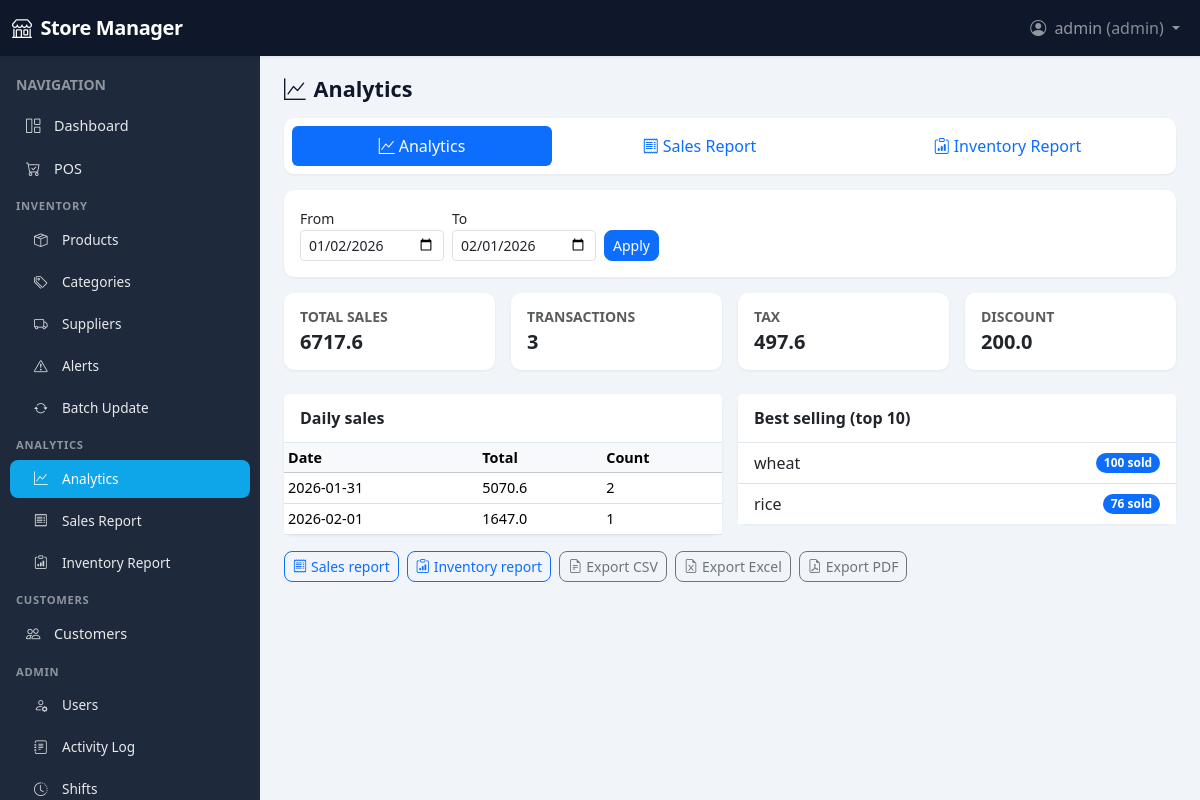
The page /analytics/ (signed in) on the database its author committed.
### app/models/user.py (models this page shows, shortened)
class User(UserMixin, db.Model):
    __tablename__ = "users"
    id = db.Column(db.Integer, primary_key=True)
    username = db.Column(db.String(80), unique=True, nullable=False, index=True)
    password_hash = db.Column(db.String(256), nullable=False)
    role = db.Column(db.String(20), nullable=False, default="cashier")  # admin, manager, cashier
    full_name = db.Column(db.String(120), nullable=True)
    email = db.Column(db.String(120), nullable=True)
    active = db.Column(db.Boolean, default=True)
    created_at = db.Column(db.DateTime, default=datetime.utcnow)
    sales = db.relationship("Sale", backref="user", lazy="dynamic", foreign_keys="Sale.user_id")
    activity_logs = db.relationship("ActivityLog", backref="user", lazy="dynamic")
    shifts = db.relationship("Shift", backref="user", lazy="dynamic")
    ROLES = ("admin", "manager", "cashier")
    def is_admin(self) -> bool:
        return self.role == "admin"
    def is_manager_or_above(self) -> bool:
        return self.role in ("admin", "manager")

### app/models/product.py (models this page shows, shortened)
class Product(db.Model):
    __tablename__ = "products"
    id = db.Column(db.Integer, primary_key=True)
    name = db.Column(db.String(120), nullable=False, index=True)
    category_id = db.Column(db.Integer, db.ForeignKey("categories.id"), nullable=True)
    price = db.Column(db.Numeric(12, 2), nullable=False, default=0)
    quantity = db.Column(db.Integer, nullable=False, default=0)
    unit = db.Column(db.String(20), nullable=True, default="pcs")  # pcs, kg, L, etc.
    expiration_date = db.Column(db.Date, nullable=True)
    sku = db.Column(db.String(60), unique=True, nullable=True, index=True)
    barcode = db.Column(db.String(60), unique=True, nullable=True, index=True)
    supplier_id = db.Column(db.Integer, db.ForeignKey("suppliers.id"), nullable=True)
    min_stock = db.Column(db.Integer, nullable=False, default=0)  # alert when quantity <= this
    created_at = db.Column(db.DateTime, default=datetime.utcnow)
    updated_at = db.Column(db.DateTime, default=datetime.utcnow, onupdate=datetime.utcnow)
    sale_items = db.relationship("SaleItem", backref="product", lazy="dynamic")

### app/routes/analytics.py (the view)
@analytics_bp.route("/")
@login_required
@manager_required
def dashboard():
    start_date, end_date = parse_dates()
    summary = reports.sales_summary(
        datetime.combine(start_date, datetime.min.time()),
        datetime.combine(end_date, datetime.max.time()),
    )
    daily = reports.sales_report(
        datetime.combine(start_date, datetime.min.time()),
        datetime.combine(end_date, datetime.max.time()),
    )
    best = reports.best_selling_products(
        datetime.combine(start_date, datetime.min.time()),
        datetime.combine(end_date, datetime.max.time()),
        limit=10,
    )
    return render_template(
        "analytics/dashboard.html",
        summary=summary,
        daily=daily,
        best_selling=best,
        start_date=start_date,
        end_date=end_date,
    )

### app/routes/analytics.py (called while the page is built)
def parse_dates():
    start = request.args.get("start")
    end = request.args.get("end")
    if start:
        try:
            start_date = datetime.strptime(start, "%Y-%m-%d").date()
        except ValueError:
            start_date = date.today() - timedelta(days=30)
    else:
        start_date = date.today() - timedelta(days=30)
    if end:
        try:
            end_date = datetime.strptime(end, "%Y-%m-%d").date()
        except ValueError:
            end_date = date.today()
    else:
        end_date = date.today()
    return start_date, end_date

### app/services/report_service.py (called while the page is built)
def sales_report(start_date, end_date, group_by="day"):
    q = db.session.query(
        func.date(Sale.created_at).label("dt"),
        func.sum(Sale.total).label("total"),
        func.count(Sale.id).label("count"),
        func.sum(Sale.tax_amount).label("tax"),
        func.sum(Sale.discount_amount).label("discount"),
    ).filter(
        Sale.total > 0,
        Sale.created_at >= start_date,
        Sale.created_at < end_date + timedelta(days=1),
    ).group_by(func.date(Sale.created_at)).order_by("dt")
    rows = q.all()
    return [{"period": str(r.dt), "total_sales": float(r.total or 0), "count": r.count, "tax": float(r.tax or 0), "discount": float(r.discount or 0)} for r in rows]

def sales_summary(start_date, end_date):
    q = db.session.query(
        func.sum(Sale.total).label("total"),
        func.count(Sale.id).label("count"),
        func.sum(Sale.tax_amount).label("tax"),
        func.sum(Sale.discount_amount).label("discount"),
    ).filter(
        Sale.total > 0,
        Sale.created_at >= start_date,
        Sale.created_at < end_date + timedelta(days=1),
    ).first()
    return {
        "total_sales": float(q.total or 0),
        "transaction_count": q.count or 0,
        "total_tax": float(q.tax or 0),
        "total_discount": float(q.discount or 0),
    }

### app/templates/analytics/dashboard.html (shortened to what this page needs)
{% extends "base.html" %}
{% block content %}
<div class="page-header mb-3">
  <h1 class="h4 mb-0"><i class="bi bi-graph-up me-2"></i>Analytics</h1>
</div>
{% include "includes/analytics_nav.html" %}
<form method="get" class="card p-3 mb-3">
  <div class="row g-2 align-items-end">
    <div class="col-auto"><label class="form-label small mb-0">From</label><input type="date" name="start" class="form-control form-control-sm" value="{{ start_date }}"></div>
    <div class="col-auto"><label class="form-label small mb-0">To</label><input type="date" name="end" class="form-control form-control-sm" value="{{ end_date }}"></div>
    <div class="col-auto"><button type="submit" class="btn btn-primary btn-sm">Apply</button></div>
  </div>
</form>
<div class="row g-3 mb-4">
  <div class="col-6 col-md-3"><div class="card h-100"><div class="card-body"><h6 class="text-muted small text-uppercase fw-semibold mb-1">Total sales</h6><p class="h5 mb-0 fw-bold">{{ summary.total_sales }}</p></div></div></div>
  <div class="col-6 col-md-3"><div class="card h-100"><div class="card-body"><h6 class="text-muted small text-uppercase fw-semibold mb-1">Transactions</h6><p class="h5 mb-0 fw-bold">{{ summary.transaction_count }}</p></div></div></div>
  <div class="col-6 col-md-3"><div class="card h-100"><div class="card-body"><h6 class="text-muted small text-uppercase fw-semibold mb-1">Tax</h6><p class="h5 mb-0 fw-bold">{{ summary.total_tax }}</p></div></div></div>
  <div class="col-6 col-md-3"><div class="card h-100"><div class="card-body"><h6 class="text-muted small text-uppercase fw-semibold mb-1">Discount</h6><p class="h5 mb-0 fw-bold">{{ summary.total_discount }}</p></div></div></div>
</div>
<div class="row g-3">
  <div class="col-md-6">
    <div class="card"><div class="card-header">Daily sales</div><div class="card-body p-0"><div class="table-responsive"><table class="table table-sm table-hover mb-0"><thead class="table-light"><tr><th>Date</th><th>Total</th><th>Count</th></tr></thead><tbody>{% for r in daily %}<tr><td>{{ r.period }}</td><td>{{ r.total_sales }}</td><td>{{ r.count }}</td></tr>{% endfor %}</tbody></table></div></div></div>
  </div>
  <div class="col-md-6">
    <div class="card"><div class="card-header">Best selling (top 10)</div><div class="card-body p-0"><ul class="list-group list-group-flush">{% for b in best_selling %}<li class="list-group-item d-flex justify-content-between align-items-center"><span>{{ b.name }}</span><span class="badge bg-primary rounded-pill">{{ b.quantity_sold }} sold</span></li>{% endfor %}</ul></div></div>
  </div>
</div>
<div class="mt-3 d-flex flex-wrap gap-2">
  <a href="{{ url_for('analytics.sales_report_page') }}" class="btn btn-outline-primary btn-sm"><i class="bi bi-receipt me-1"></i>Sales report</a>
  <a href="{{ url_for('analytics.inventory_report') }}" class="btn btn-outline-primary btn-sm"><i class="bi bi-clipboard-data me-1"></i>Inventory report</a>
  <a href="{{ url_for('analytics.export_csv') }}" class="btn btn-outline-secondary btn-sm"><i class="bi bi-file-earmark-text me-1"></i>Export CSV</a>
  <a href="{{ url_for('analytics.export_excel') }}" class="btn btn-outline-secondary btn-sm"><i class="bi bi-file-earmark-excel me-1"></i>Export Excel</a>
  <a href="{{ url_for('analytics.export_pdf') }}" class="btn btn-outline-secondary btn-sm"><i class="bi bi-file-earmark-pdf me-1"></i>Export PDF</a>
</div>
{% endblock %}

### app/templates/base.html (shortened to what this page needs)
<!DOCTYPE html>
<html lang="en">
<head>
  <link href="https://cdn.jsdelivr.net/npm/bootstrap@5.3.2/dist/css/bootstrap.min.css" rel="stylesheet">
  <link href="https://cdn.jsdelivr.net/npm/bootstrap-icons@1.11.1/font/bootstrap-icons.css" rel="stylesheet">
</head>
<body>
  <nav class="navbar navbar-expand-lg navbar-dark fixed-top" style="height: var(--navbar-height);">
    <div class="container-fluid">
      <a class="navbar-brand" href="{{ url_for('main.dashboard') }}"><i class="bi bi-shop me-1"></i> Store Manager</a>
      <div class="collapse navbar-collapse" id="navMain">
        <ul class="navbar-nav ms-auto">
          {% if current_user.is_authenticated %}
          <li class="nav-item dropdown">
            <a class="nav-link dropdown-toggle" href="#" id="userMenu" role="button" data-bs-toggle="dropdown">
              <i class="bi bi-person-circle me-1"></i> {{ current_user.username }} <span class="text-white-50">({{ current_user.role }})</span>
            </a>
          </li>
          {% endif %}
        </ul>
      </div>
    </div>
  </nav>
  <div class="d-flex">
    {% if current_user.is_authenticated %}
    <aside class="sidebar flex-shrink-0" id="sidebar">
      <div class="p-3 pb-0">
        <span class="text-white-50 small text-uppercase fw-semibold">Navigation</span>
      </div>
      <ul class="nav flex-column py-2">
        <li class="nav-item">
          <a class="nav-link {{ 'active' if request.endpoint == 'main.dashboard' else '' }}" href="{{ url_for('main.dashboard') }}">
            <i class="bi bi-grid-1x2 me-2"></i>Dashboard
          </a>
        </li>
        <li class="nav-item">
          <a class="nav-link {{ 'active' if request.endpoint and request.endpoint.startswith('pos.') else '' }}" href="{{ url_for('pos.index') }}">
            <i class="bi bi-cart-check me-2"></i>POS
          </a>
        </li>
        <li class="nav-section-label">Inventory</li>
        <li class="nav-item">
          <a class="nav-link sub {{ 'active' if request.endpoint in ['inventory.product_list', 'inventory.product_add', 'inventory.product_edit'] else '' }}" href="{{ url_for('inventory.product_list') }}">
            <i class="bi bi-box-seam me-2"></i>Products
          </a>
        </li>
        {% if current_user.is_manager_or_above() %}
        <li class="nav-item">
          <a class="nav-link sub {{ 'active' if request.endpoint in ['inventory.category_list', 'inventory.category_add', 'inventory.category_edit'] else '' }}" href="{{ url_for('inventory.category_list') }}">
            <i class="bi bi-tags me-2"></i>Categories
          </a>
        </li>
        <li class="nav-item">
          <a class="nav-link sub {{ 'active' if request.endpoint in ['inventory.supplier_list', 'inventory.supplier_add', 'inventory.supplier_edit'] else '' }}" href="{{ url_for('inventory.supplier_list') }}">
            <i class="bi bi-truck me-2"></i>Suppliers
          </a>
        </li>
        <li class="nav-item">
          <a class="nav-link sub {{ 'active' if request.endpoint == 'inventory.alerts' else '' }}" href="{{ url_for('inventory.alerts') }}">
            <i class="bi bi-exclamation-triangle me-2"></i>Alerts
          </a>
        </li>
        <li class="nav-item">
          <a class="nav-link sub {{ 'active' if request.endpoint == 'inventory.batch_update' else '' }}" href="{{ url_for('inventory.batch_update') }}">
            <i class="bi bi-arrow-repeat me-2"></i>Batch Update
          </a>
        </li>
        <li class="nav-section-label">Analytics</li>
        <li class="nav-item">
          <a class="nav-link sub {{ 'active' if request.endpoint == 'analytics.dashboard' else '' }}" href="{{ url_for('analytics.dashboard') }}">
            <i class="bi bi-graph-up me-2"></i>Analytics
          </a>
        </li>
        <li class="nav-item">
          <a class="nav-link sub {{ 'active' if request.endpoint == 'analytics.sales_report_page' else '' }}" href="{{ url_for('analytics.sales_report_page') }}">
            <i class="bi bi-receipt me-2"></i>Sales Report
          </a>
        </li>
        <li class="nav-item">
          <a class="nav-link sub {{ 'active' if request.endpoint == 'analytics.inventory_report' else '' }}" href="{{ url_for('analytics.inventory_report') }}">
            <i class="bi bi-clipboard-data me-2"></i>Inventory Report
          </a>
        </li>
        {% endif %}
        {% if current_user.is_manager_or_above() %}
        <li class="nav-section-label">Customers</li>
        <li class="nav-item">
          <a class="nav-link {{ 'active' if request.endpoint and request.endpoint.startswith('customers.') else '' }}" href="{{ url_for('customers.customer_list') }}">
            <i class="bi bi-people me-2"></i>Customers
          </a>
        </li>
        {% endif %}
        {% if current_user.is_admin() %}
        <li class="nav-section-label">Admin</li>
        <li class="nav-item">
          <a class="nav-link sub {{ 'active' if request.endpoint == 'users.user_list' else '' }}" href="{{ url_for('users.user_list') }}">
            <i class="bi bi-person-gear me-2"></i>Users
          </a>
        </li>
        <li class="nav-item">
          <a class="nav-link sub {{ 'active' if request.endpoint == 'users.activity_log' else '' }}" href="{{ url_for('users.activity_log') }}">
            <i class="bi bi-journal-text me-2"></i>Activity Log
          </a>
        </li>
        <li class="nav-item">
          <a class="nav-link sub {{ 'active' if request.endpoint == 'users.shift_list' else '' }}" href="{{ url_for('users.shift_list') }}">
            <i class="bi bi-clock-history me-2"></i>Shifts
          </a>
        </li>
        {% endif %}
      </ul>
    </aside>
    {% endif %}
    <div class="main-wrap flex-grow-1">
      <main class="main-content">
        {% block content %}{% endblock %}
      </main>
    </div>
  </div>
</body>
</html>

### app/templates/base.html (style rules this page uses)
:root { --sidebar-width: 260px; --navbar-height: 56px; --sidebar-bg: #1e293b; --sidebar-hover: rgba(255,255,255,.08); --sidebar-active: #0ea5e9; --sidebar-text: rgba(255,255,255,.9); --content-bg: #f1f5f9; --card-shadow: 0 1px 3px rgba(0,0,0,.06); --card-radius: 10px; }
body { min-height: 100vh; background: var(--content-bg); font-family: system-ui, -apple-system, sans-serif; }
.navbar { box-shadow: 0 1px 3px rgba(0,0,0,.08); background: #0f172a !important; }
.navbar-brand { font-weight: 600; letter-spacing: -0.02em; }
.sidebar { width: var(--sidebar-width); min-height: calc(100vh - var(--navbar-height)); background: var(--sidebar-bg); position: fixed; left: 0; top: var(--navbar-height); z-index: 1020; overflow-y: auto; transition: transform .2s ease, box-shadow .2s ease; }
.sidebar .nav-section-label { color: rgba(255,255,255,.5); font-size: .7rem; font-weight: 600; text-transform: uppercase; letter-spacing: .06em; padding: .5rem 1rem .25rem; }
.sidebar .nav-link { color: var(--sidebar-text); padding: .55rem 1rem; border-radius: 8px; margin: 2px 10px; font-size: .9rem; display: flex; align-items: center; }
.sidebar .nav-link i { opacity: .9; width: 1.25rem; }
.sidebar .nav-link.active { background: var(--sidebar-active); color: #fff; }
.sidebar .nav-link.sub { padding-left: 1.5rem; font-size: .85rem; }
.main-wrap { margin-left: var(--sidebar-width); padding-top: var(--navbar-height); min-height: 100vh; }
.main-content { padding: 1.25rem 1.5rem; max-width: 1400px; margin: 0 auto; }
.page-header { margin-bottom: 1.25rem; }
.page-header h1 { font-size: 1.35rem; font-weight: 600; color: #0f172a; margin: 0; }
.card { border: none; border-radius: var(--card-radius); box-shadow: var(--card-shadow); }
.card-header { font-weight: 600; background: #fff; border-bottom: 1px solid #e2e8f0; border-radius: var(--card-radius) var(--card-radius) 0 0; padding: .75rem 1rem; }
.table { font-size: .9rem; }
.btn { border-radius: 8px; font-weight: 500; }

### rows shown on the page
User: username "admin", role "admin"
Product: name "wheat", quantity_sold "100"
Product: name "rice", quantity_sold "76"

### other values the page prints
{{ summary.total_sales }} "6717.6"
{{ summary.transaction_count }} "3"
{{ summary.total_tax }} "497.6"
{{ summary.total_discount }} "200.0"
{{ r.period }} "2026-01-31" "2026-02-01"
{{ r.total_sales }} "5070.6" "1647.0"
{{ r.count }} "2" "1"
